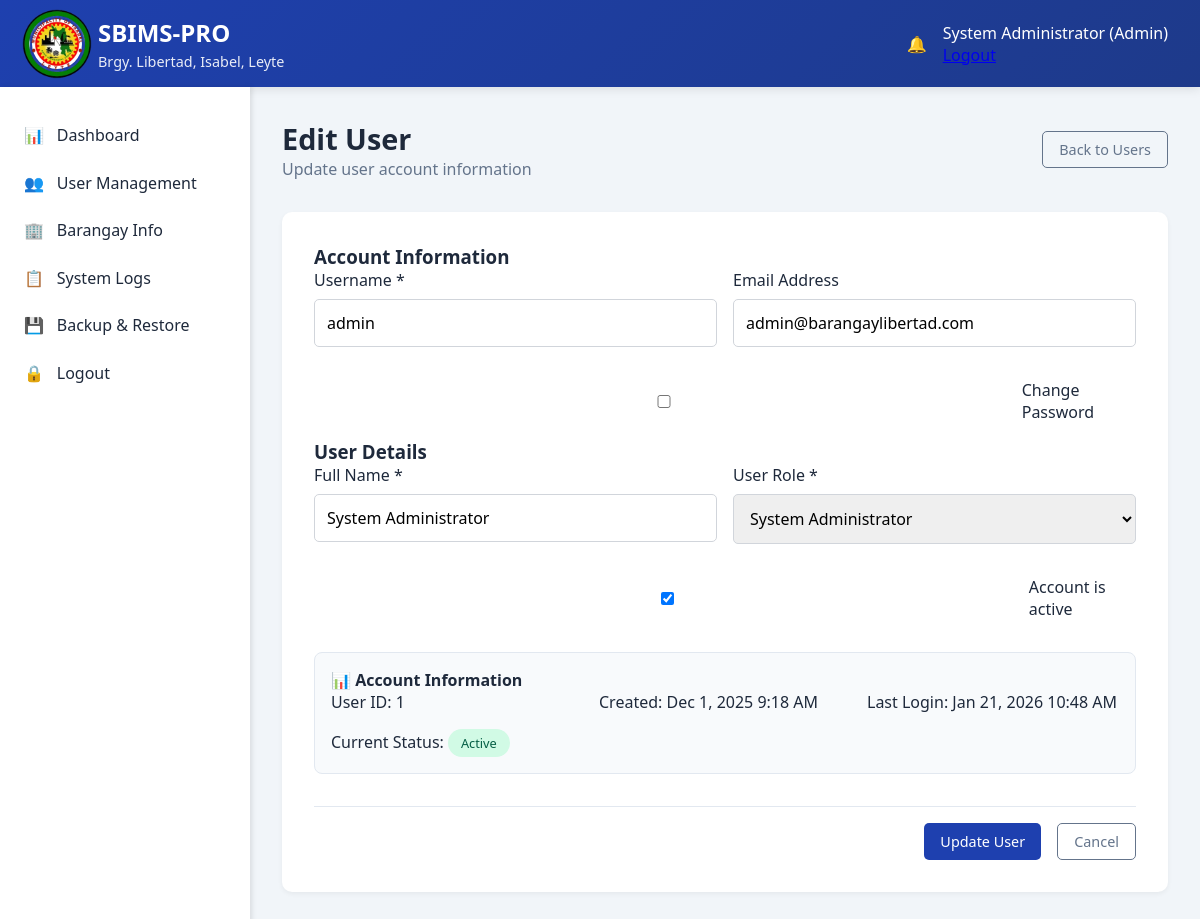
The app's page /admin/users_edit.php?id=1 (signed in) with its own data.
### tables this page shows
CREATE TABLE `users` (
  `id` int(11) NOT NULL AUTO_INCREMENT,
  `username` varchar(50) NOT NULL,
  `password` varchar(255) NOT NULL,
  `email` varchar(100) DEFAULT NULL,
  `role` enum('admin','captain','secretary','resident') NOT NULL,
  `full_name` varchar(100) NOT NULL,
  `is_active` tinyint(1) DEFAULT 1,
  `last_login` datetime DEFAULT NULL,
  `created_at` timestamp NOT NULL DEFAULT current_timestamp(),
  PRIMARY KEY (`id`),
  UNIQUE KEY `username` (`username`)
);

### config/functions.php (called while the page is built, shortened)
<?php
function formatDateTime($datetime) {
    return date('M j, Y g:i A', strtotime($datetime));
}
?>

### admin/users_edit.php (the view, shortened to what this page needs)
<?php
require_once '../config/functions.php';
$database = new Database();
$db = $database->getConnection();
$user_id = $_GET['id'];
$query = "SELECT * FROM users WHERE id = :id";
$stmt = $db->prepare($query);
$stmt->bindParam(':id', $user_id);
$stmt->execute();
$user = $stmt->fetch(PDO::FETCH_ASSOC);
?>
<?php include '../includes/header.php'; ?>
<?php include '../includes/topbar.php'; ?>
<div class="main-container">
    <?php include '../includes/sidebar.php'; ?>
    <main class="content">
        <div class="page-header">
            <div class="page-title">
                <h1>Edit User</h1>
                <p>Update user account information</p>
            </div>
            <div class="page-actions">
                <a href="users.php" class="btn btn-outline">Back to Users</a>
            </div>
        </div>
        <div class="form-container">
            <form method="POST" id="editUserForm">
                <h3>Account Information</h3>
                <div class="form-row">
                    <div class="form-group">
                        <label for="username">Username *</label>
                        <input type="text" id="username" name="username"
                               value="<?php echo htmlspecialchars($user['username']); ?>" required>
                    </div>
                    <div class="form-group">
                        <label for="email">Email Address</label>
                        <input type="email" id="email" name="email"
                               value="<?php echo htmlspecialchars($user['email']); ?>">
                    </div>
                </div>
                <div class="form-group">
                    <div style="display: flex; align-items: center; gap: 0.5rem;">
                        <input type="checkbox" id="change_password" name="change_password" value="1">
                        <label for="change_password" style="margin: 0;">Change Password</label>
                    </div>
                </div>
                <h3>User Details</h3>
                <div class="form-row">
                    <div class="form-group">
                        <label for="full_name">Full Name *</label>
                        <input type="text" id="full_name" name="full_name"
                               value="<?php echo htmlspecialchars($user['full_name']); ?>" required>
                    </div>
                    <div class="form-group">
                        <label for="role">User Role *</label>
                        <select id="role" name="role" required>
                            <option value="admin" <?php echo $user['role'] == 'admin' ? 'selected' : ''; ?>>System Administrator</option>
                        </select>
                    </div>
                </div>
                <div class="form-row">
                    <div class="form-group">
                        <div style="display: flex; align-items: center; gap: 0.5rem;">
                            <input type="checkbox" id="is_active" name="is_active" value="1"
                                   <?php echo $user['is_active'] ? 'checked' : ''; ?>>
                            <label for="is_active" style="margin: 0;">Account is active</label>
                        </div>
                    </div>
                </div>
                <div class="info-box">
                    <h4>📊 Account Information</h4>
                    <div class="info-grid">
                        <div class="info-item">
                            <label>User ID:</label>
                            <span><?php echo $user['id']; ?></span>
                        </div>
                        <div class="info-item">
                            <label>Created:</label>
                            <span><?php echo formatDateTime($user['created_at']); ?></span>
                        </div>
                        <div class="info-item">
                            <label>Last Login:</label>
                            <span><?php echo $user['last_login'] ? formatDateTime($user['last_login']) : 'Never'; ?></span>
                        </div>
                        <div class="info-item">
                            <label>Current Status:</label>
                            <span class="status <?php echo $user['is_active'] ? 'status-approved' : 'status-pending'; ?>">
                                <?php echo $user['is_active'] ? 'Active' : 'Inactive'; ?>
                            </span>
                        </div>
                    </div>
                </div>
                <div class="form-actions">
                    <button type="submit" class="btn btn-primary">Update User</button>
                    <a href="users.php" class="btn btn-outline">Cancel</a>
                </div>
            </form>
        </div>
    </main>
</div>
<?php include '../includes/footer.php'; ?>

### assets/css/main.css (style rules this page uses)
:root { --primary: #1e40af; --primary-dark: #1e3a8a; --secondary: #64748b; --success: #10b981; --warning: #f59e0b; --danger: #ef4444; --light: #f8fafc; --dark: #1e293b; }
* { margin: 0; padding: 0; box-sizing: border-box; font-family: 'Segoe UI', Tahoma, Geneva, Verdana, sans-serif; }
body { background-color: #f1f5f9; color: var(--dark); }
.main-container { display: flex; min-height: calc(100vh - 80px); }
.content { flex: 1; padding: 2rem; }
.page-header { display: flex; justify-content: space-between; align-items: center; margin-bottom: 2rem; }
.page-title h1 { font-size: 1.8rem; color: var(--dark); }
.page-title p { color: var(--secondary); }
.btn { padding: 0.5rem 1rem; border: none; border-radius: 5px; cursor: pointer; font-weight: 500; display: flex; align-items: center; gap: 0.5rem; transition: all 0.3s; text-decoration: none; font-size: 0.9rem; }
.btn-primary { background: var(--primary); color: white; }
.btn-outline { background: transparent; border: 1px solid var(--secondary); color: var(--secondary); }

### assets/css/dashboard.css (style rules this page uses)
.status { padding: 0.3rem 0.8rem; border-radius: 20px; font-size: 0.8rem; font-weight: 500; display: inline-block; }
.status-approved { background: #d1fae5; color: #065f46; }
.form-container { background: white; border-radius: 10px; padding: 2rem; box-shadow: 0 2px 5px rgba(0,0,0,0.05); margin-bottom: 2rem; }
.form-row { display: grid; grid-template-columns: repeat(auto-fit, minmax(250px, 1fr)); gap: 1rem; margin-bottom: 1rem; }
.form-group { margin-bottom: 1rem; }
.form-group label { display: block; margin-bottom: 0.5rem; font-weight: 500; color: var(--dark); }
.form-group input, .form-group select, .form-group textarea { width: 100%; padding: 0.75rem; border: 1px solid #d1d5db; border-radius: 5px; font-size: 1rem; transition: border-color 0.3s; }
.form-actions { display: flex; gap: 1rem; justify-content: flex-end; margin-top: 2rem; padding-top: 1rem; border-top: 1px solid #e2e8f0; }

### admin/users_edit.php (style rules this page uses)
.info-box { background: #f8fafc; border: 1px solid #e2e8f0; border-radius: 8px; padding: 1rem; margin: 1rem 0; }
.info-grid { display: grid; grid-template-columns: repeat(auto-fit, minmax(200px, 1fr)); gap: 1rem; }

### records on screen
users: username "admin", email "admin@barangaylibertad.com", full_name "System Administrator", role "System Administrator", is_active "☑", id "1", created_at "Dec 1, 2025 9:18 AM", last_login "Jan 21, 2026 10:48 AM"

### other values on screen
$_SESSION['full_name'] "System Administrator"
$_SESSION['user_role'] "Admin"
